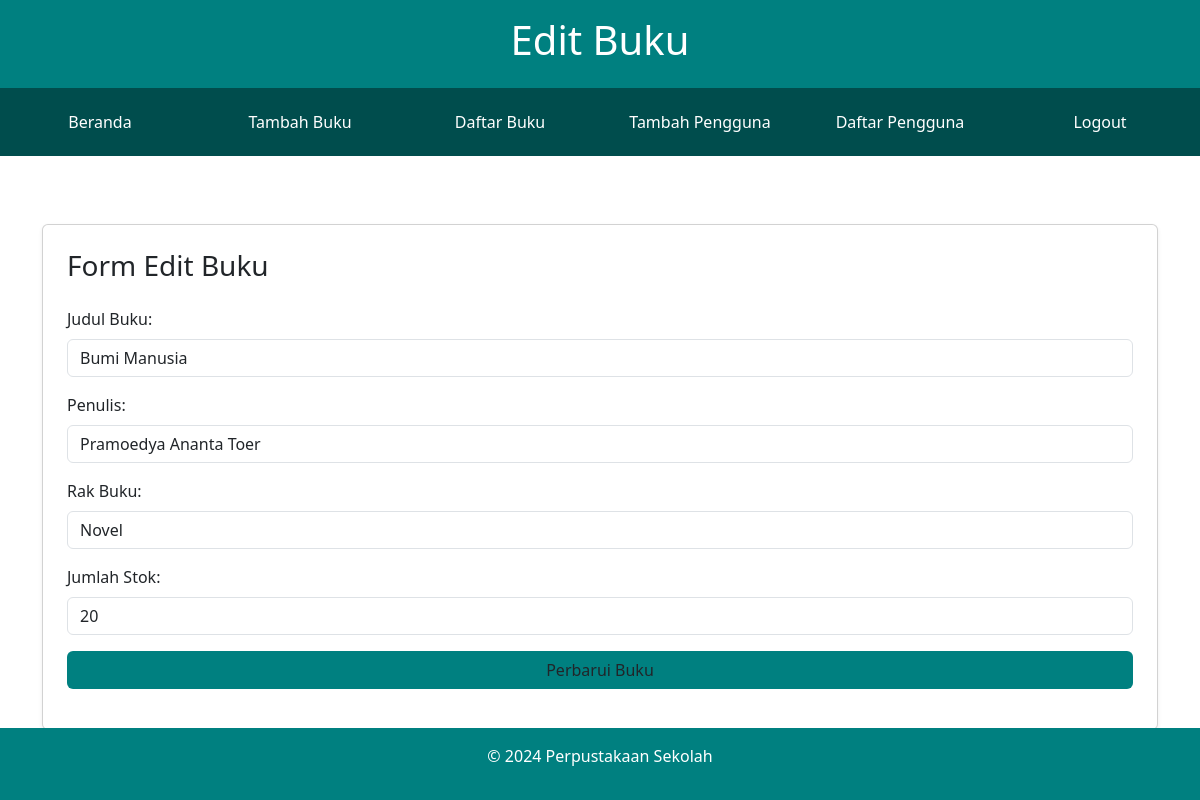
Screenshot of /admin/edit_book.php?id=1 (signed in) with the database file from the repository.
### tables this page shows
CREATE TABLE `books` (
  `id` int(11) NOT NULL,
  `title` varchar(255) NOT NULL,
  `author` varchar(255) DEFAULT NULL,
  `shelf` varchar(50) DEFAULT NULL,
  `stok` int(11) NOT NULL
);

### admin/edit_book.php (the view, shortened to what this page needs)
<?php
include '../config/db.php';
if (isset($_GET['id'])) {
    $id = $_GET['id'];
    $query = "SELECT * FROM books WHERE id = $id";
    $result = $conn->query($query);
    if ($result->num_rows == 1) {
        $book = $result->fetch_assoc();
    } else {
        echo "<script>alert('Buku tidak ditemukan!'); window.location.href = 'view_books.php';</script>";
        exit();
    }
}
?>
<!DOCTYPE html>
<html lang="en">
<head>
    <link rel="stylesheet" href="../assets/css/style.css">
    <link href="https://cdn.jsdelivr.net/npm/bootstrap@5.3.0-alpha1/dist/css/bootstrap.min.css" rel="stylesheet">
</head>
<body>
    <div class="header bg-teal p-3 text-white text-center">
        <h1>Edit Buku</h1>
    </div>
    <div class="navbar">
        <a href="admin_dashboard.php">Beranda</a>
        <a href="add_book.php">Tambah Buku</a>
        <a href="edit_book.php">Daftar Buku</a>
        <a href="add_user.php">Tambah Pengguna</a>
        <a href="list_user.php">Daftar Pengguna</a>
        <a href="logout.php">Logout</a>
    </div>
    <div class="container mt-5">
        <div class="card p-4 shadow-sm">
            <h3 class="mb-4">Form Edit Buku</h3>
            <form method="POST" action="edit_book.php?id=<?= $id; ?>">
                <div class="mb-3">
                    <label for="title" class="form-label">Judul Buku:</label>
                    <input type="text" id="title" name="title" class="form-control" value="<?= $book['title']; ?>"
                        required>
                </div>
                <div class="mb-3">
                    <label for="author" class="form-label">Penulis:</label>
                    <input type="text" id="author" name="author" class="form-control" value="<?= $book['author']; ?>">
                </div>
                <div class="mb-3">
                    <label for="shelf" class="form-label">Rak Buku:</label>
                    <input type="text" id="shelf" name="shelf" class="form-control" value="<?= $book['shelf']; ?>"
                        required>
                </div>
                <div class="mb-3">
                    <label for="stok" class="form-label">Jumlah Stok:</label>
                    <input type="number" id="stok" name="stok" class="form-control" value="<?= $book['stok']; ?>"
                        min="0" required>
                </div>
                <div class="mb-3">
                    <button type="submit" class="btn btn-teal w-100">Perbarui Buku</button>
                </div>
            </form>
        </div>
    </div>
    <div class="footer bg-teal text-white text-center p-3 mt-5">
        <p>&copy; 2024 Perpustakaan Sekolah</p>
    </div>
</body>
</html>

### assets/css/style.css (style rules this page uses)
body { font-family: 'Roboto', sans-serif; background-color: #ffffff; }
.header { background-color: #008080; color: #fff; padding: 20px; text-align: center; }
.navbar { display: flex; background-color: #004d4d; overflow: hidden; }
.navbar a { flex: 1; color: #fff; text-align: center; padding: 14px 0; text-decoration: none; transition: background-color 0.3s ease; }
.container { padding: 20px; }
.footer { background-color: #008080; color: #fff; text-align: center; padding: 10px; position: fixed; bottom: 0; width: 100%; }
a { text-decoration: none; }
.btn-teal { background-color: #008080 !important; color: white; border: none; padding: 12px 20px; font-size: 16px; border-radius: 5px; transition: background-color 0.3s ease, box-shadow 0.3s ease; }

### rows the page displays
books: title "Bumi Manusia", author "Pramoedya Ananta Toer", shelf "Novel", stok "20"
